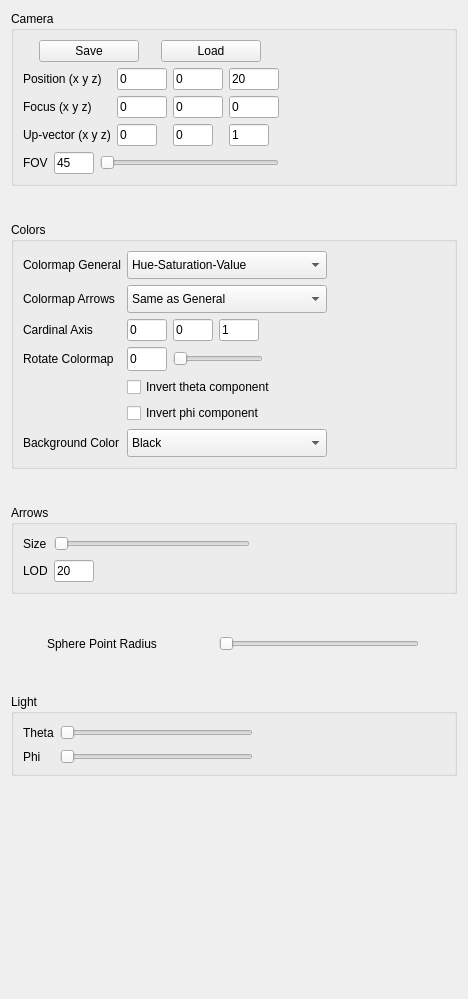
         <widget class="QWidget" name="page_9">
          <property name="geometry">
           <rect>
            <x>0</x>
            <y>0</y>
            <width>468</width>
            <height>999</height>
           </rect>
          </property>
          <attribute name="label">
           <string>Details</string>
          </attribute>
          <layout class="QGridLayout" name="gridLayout_10">
           <item row="2" column="0">
            <spacer name="verticalSpacer_5">
             <property name="orientation">
              <enum>Qt::Vertical</enum>
             </property>
             <property name="sizeType">
              <enum>QSizePolicy::Fixed</enum>
             </property>
             <property name="sizeHint" stdset="0">
              <size>
               <width>20</width>
               <height>30</height>
              </size>
             </property>
            </spacer>
           </item>
           <item row="1" column="0">
            <widget class="QGroupBox" name="groupBox_12">
             <property name="title">
              <string>Camera</string>
             </property>
             <layout class="QGridLayout" name="gridLayout_60">
              <item row="1" column="0">
               <layout class="QGridLayout" name="gridLayout_63">
                <item row="1" column="0">
                 <widget class="QLabel" name="label_52">
                  <property name="maximumSize">
                   <size>
                    <width>100</width>
                    <height>16777215</height>
                   </size>
                  </property>
                  <property name="text">
                   <string>Focus (x y z)</string>
                  </property>
                 </widget>
                </item>
                <item row="0" column="0">
                 <widget class="QLabel" name="label_51">
                  <property name="maximumSize">
                   <size>
                    <width>100</width>
                    <height>16777215</height>
                   </size>
                  </property>
                  <property name="text">
                   <string>Position (x y z)</string>
                  </property>
                 </widget>
                </item>
                <item row="1" column="3">
                 <widget class="QLineEdit" name="lineEdit_camera_focus_z">
                  <property name="maximumSize">
                   <size>
                    <width>50</width>
                    <height>16777215</height>
                   </size>
                  </property>
                  <property name="text">
                   <string>0</string>
                  </property>
                 </widget>
                </item>
                <item row="0" column="1">
                 <widget class="QLineEdit" name="lineEdit_camera_pos_x">
                  <property name="maximumSize">
                   <size>
                    <width>50</width>
                    <height>16777215</height>
                   </size>
                  </property>
                  <property name="text">
                   <string>0</string>
                  </property>
                 </widget>
                </item>
                <item row="0" column="2">
                 <widget class="QLineEdit" name="lineEdit_camera_pos_y">
                  <property name="maximumSize">
                   <size>
                    <width>50</width>
                    <height>16777215</height>
                   </size>
                  </property>
                  <property name="text">
                   <string>0</string>
                  </property>
                 </widget>
                </item>
                <item row="0" column="3">
                 <widget class="QLineEdit" name="lineEdit_camera_pos_z">
                  <property name="maximumSize">
                   <size>
                    <width>50</width>
                    <height>16777215</height>
                   </size>
                  </property>
                  <property name="text">
                   <string>20</string>
                  </property>
                 </widget>
                </item>
                <item row="1" column="2">
                 <widget class="QLineEdit" name="lineEdit_camera_focus_y">
                  <property name="maximumSize">
                   <size>
                    <width>50</width>
                    <height>16777215</height>
                   </size>
                  </property>
                  <property name="text">
                   <string>0</string>
                  </property>
                 </widget>
                </item>
                <item row="1" column="1">
                 <widget class="QLineEdit" name="lineEdit_camera_focus_x">
                  <property name="maximumSize">
                   <size>
                    <width>50</width>
                    <height>16777215</height>
                   </size>
                  </property>
                  <property name="text">
                   <string>0</string>
                  </property>
                 </widget>
                </item>
                <item row="2" column="0">
                 <widget class="QLabel" name="label_53">
                  <property name="maximumSize">
                   <size>
                    <width>100</width>
                    <height>16777215</height>
                   </size>
                  </property>
                  <property name="text">
                   <string>Up-vector (x y z)</string>
                  </property>
                 </widget>
                </item>
                <item row="2" column="1">
                 <widget class="QLineEdit" name="lineEdit_camera_upvector_x">
                  <property name="maximumSize">
                   <size>
                    <width>40</width>
                    <height>16777215</height>
                   </size>
                  </property>
                  <property name="text">
                   <string>0</string>
                  </property>
                 </widget>
                </item>
                <item row="2" column="2">
                 <widget class="QLineEdit" name="lineEdit_camera_upvector_y">
                  <property name="maximumSize">
                   <size>
                    <width>40</width>
                    <height>16777215</height>
                   </size>
                  </property>
                  <property name="text">
                   <string>0</string>
                  </property>
                 </widget>
                </item>
                <item row="2" column="3">
                 <widget class="QLineEdit" name="lineEdit_camera_upvector_z">
                  <property name="maximumSize">
                   <size>
                    <width>40</width>
                    <height>16777215</height>
                   </size>
                  </property>
                  <property name="text">
                   <string>1</string>
                  </property>
                 </widget>
                </item>
               </layout>
              </item>
              <item row="1" column="4">
               <spacer name="horizontalSpacer_19">
                <property name="orientation">
                 <enum>Qt::Horizontal</enum>
                </property>
                <property name="sizeHint" stdset="0">
                 <size>
                  <width>40</width>
                  <height>20</height>
                 </size>
                </property>
               </spacer>
              </item>
              <item row="3" column="0">
               <layout class="QGridLayout" name="gridLayout_12">
                <item row="0" column="2">
                 <widget class="QSlider" name="horizontalSlider_camera_fov">
                  <property name="orientation">
                   <enum>Qt::Horizontal</enum>
                  </property>
                 </widget>
                </item>
                <item row="0" column="0">
                 <widget class="QLabel" name="label_49">
                  <property name="text">
                   <string>FOV</string>
                  </property>
                 </widget>
                </item>
                <item row="0" column="1">
                 <widget class="QLineEdit" name="lineEdit_camera_fov">
                  <property name="maximumSize">
                   <size>
                    <width>40</width>
                    <height>16777215</height>
                   </size>
                  </property>
                  <property name="text">
                   <string>45</string>
                  </property>
                 </widget>
                </item>
               </layout>
              </item>
              <item row="0" column="0">
               <layout class="QGridLayout" name="gridLayout_62">
                <item row="0" column="0">
                 <widget class="QPushButton" name="pushButton_save_camera">
                  <property name="maximumSize">
                   <size>
                    <width>100</width>
                    <height>16777215</height>
                   </size>
                  </property>
                  <property name="text">
                   <string>Save</string>
                  </property>
                 </widget>
                </item>
                <item row="0" column="1">
                 <widget class="QPushButton" name="pushButton_load_camera">
                  <property name="maximumSize">
                   <size>
                    <width>100</width>
                    <height>16777215</height>
                   </size>
                  </property>
                  <property name="text">
                   <string>Load</string>
                  </property>
                 </widget>
                </item>
               </layout>
              </item>
             </layout>
            </widget>
           </item>
           <item row="9" column="0">
            <spacer name="verticalSpacer_2">
             <property name="orientation">
              <enum>Qt::Vertical</enum>
             </property>
             <property name="sizeType">
              <enum>QSizePolicy::Fixed</enum>
             </property>
             <property name="sizeHint" stdset="0">
              <size>
               <width>20</width>
               <height>30</height>
              </size>
             </property>
            </spacer>
           </item>
           <item row="5" column="0">
            <spacer name="verticalSpacer_3">
             <property name="orientation">
              <enum>Qt::Vertical</enum>
             </property>
             <property name="sizeType">
              <enum>QSizePolicy::Fixed</enum>
             </property>
             <property name="sizeHint" stdset="0">
              <size>
               <width>20</width>
               <height>30</height>
              </size>
             </property>
            </spacer>
           </item>
           <item row="7" column="0">
            <spacer name="verticalSpacer_4">
             <property name="orientation">
              <enum>Qt::Vertical</enum>
             </property>
             <property name="sizeType">
              <enum>QSizePolicy::Fixed</enum>
             </property>
             <property name="sizeHint" stdset="0">
              <size>
               <width>20</width>
               <height>30</height>
              </size>
             </property>
            </spacer>
           </item>
           <item row="17" column="0">
            <spacer name="verticalSpacer_16">
             <property name="orientation">
              <enum>Qt::Vertical</enum>
             </property>
             <property name="sizeType">
              <enum>QSizePolicy::Expanding</enum>
             </property>
             <property name="sizeHint" stdset="0">
              <size>
               <width>20</width>
               <height>40</height>
              </size>
             </property>
            </spacer>
           </item>
           <item row="3" column="0">
            <widget class="QGroupBox" name="groupBox_2">
             <property name="minimumSize">
              <size>
               <width>0</width>
               <height>220</height>
              </size>
             </property>
             <property name="title">
              <string>Colors</string>
             </property>
             <layout class="QGridLayout" name="gridLayout_52">
              <item row="0" column="0">
               <widget class="QLabel" name="label_37">
                <property name="text">
                 <string>Colormap General</string>
                </property>
               </widget>
              </item>
              <item row="4" column="0">
               <widget class="QLabel" name="label_61">
                <property name="text">
                 <string>Rotate Colormap</string>
                </property>
               </widget>
              </item>
              <item row="4" column="1">
               <layout class="QGridLayout" name="gridLayout_82">
                <item row="0" column="1">
                 <widget class="QSlider" name="horizontalSlider_colormap_rotate_phi">
                  <property name="minimumSize">
                   <size>
                    <width>90</width>
                    <height>0</height>
                   </size>
                  </property>
                  <property name="maximumSize">
                   <size>
                    <width>100</width>
                    <height>16777215</height>
                   </size>
                  </property>
                  <property name="orientation">
                   <enum>Qt::Horizontal</enum>
                  </property>
                 </widget>
                </item>
                <item row="0" column="0">
                 <widget class="QLineEdit" name="lineEdit_colormap_rotate_phi">
                  <property name="minimumSize">
                   <size>
                    <width>0</width>
                    <height>24</height>
                   </size>
                  </property>
                  <property name="maximumSize">
                   <size>
                    <width>40</width>
                    <height>16777215</height>
                   </size>
                  </property>
                  <property name="text">
                   <string>0</string>
                  </property>
                 </widget>
                </item>
                <item row="0" column="2">
                 <spacer name="horizontalSpacer_2">
                  <property name="orientation">
                   <enum>Qt::Horizontal</enum>
                  </property>
                  <property name="sizeHint" stdset="0">
                   <size>
                    <width>40</width>
                    <height>20</height>
                   </size>
                  </property>
                 </spacer>
                </item>
               </layout>
              </item>
              <item row="8" column="0">
               <widget class="QLabel" name="label_38">
                <property name="text">
                 <string>Background Color</string>
                </property>
               </widget>
              </item>
              <item row="7" column="1">
               <widget class="QCheckBox" name="checkBox_colormap_invert_xy">
                <property name="text">
                 <string>Invert phi component</string>
                </property>
               </widget>
              </item>
              <item row="2" column="0">
               <widget class="QLabel" name="label">
                <property name="text">
                 <string>Colormap Arrows</string>
                </property>
               </widget>
              </item>
              <item row="6" column="1">
               <widget class="QCheckBox" name="checkBox_colormap_invert_z">
                <property name="text">
                 <string>Invert theta component</string>
                </property>
               </widget>
              </item>
              <item row="2" column="1">
               <widget class="QComboBox" name="comboBox_colormap_arrows">
                <property name="minimumSize">
                 <size>
                  <width>0</width>
                  <height>28</height>
                 </size>
                </property>
                <item>
                 <property name="text">
                  <string>Same as General</string>
                 </property>
                </item>
                <item>
                 <property name="text">
                  <string>Hue-Saturation-Value</string>
                 </property>
                </item>
                <item>
                 <property name="text">
                  <string>HSV, no z-component</string>
                 </property>
                </item>
                <item>
                 <property name="text">
                  <string>Z-Component: Blue-White-Red</string>
                 </property>
                </item>
                <item>
                 <property name="text">
                  <string>Z-Component: Blue-Green-Red</string>
                 </property>
                </item>
                <item>
                 <property name="text">
                  <string>Z-Component: Blue-Red</string>
                 </property>
                </item>
                <item>
                 <property name="text">
                  <string>White</string>
                 </property>
                </item>
                <item>
                 <property name="text">
                  <string>Gray</string>
                 </property>
                </item>
                <item>
                 <property name="text">
                  <string>Black</string>
                 </property>
                </item>
               </widget>
              </item>
              <item row="8" column="1">
               <widget class="QComboBox" name="comboBox_backgroundColor">
                <property name="minimumSize">
                 <size>
                  <width>0</width>
                  <height>28</height>
                 </size>
                </property>
                <property name="maximumSize">
                 <size>
                  <width>200</width>
                  <height>16777215</height>
                 </size>
                </property>
                <item>
                 <property name="text">
                  <string>Black</string>
                 </property>
                </item>
                <item>
                 <property name="text">
                  <string>Gray</string>
                 </property>
                </item>
                <item>
                 <property name="text">
                  <string>White</string>
                 </property>
                </item>
               </widget>
              </item>
              <item row="0" column="1">
               <widget class="QComboBox" name="comboBox_colormap_general">
                <property name="minimumSize">
                 <size>
                  <width>0</width>
                  <height>28</height>
                 </size>
                </property>
                <property name="maximumSize">
                 <size>
                  <width>200</width>
                  <height>16777215</height>
                 </size>
                </property>
                <item>
                 <property name="text">
                  <string>Hue-Saturation-Value</string>
                 </property>
                </item>
                <item>
                 <property name="text">
                  <string>HSV, no z-component</string>
                 </property>
                </item>
                <item>
                 <property name="text">
                  <string>Z-Component: Blue-White-Red</string>
                 </property>
                </item>
                <item>
                 <property name="text">
                  <string>Z-Component: Blue-Green-Red</string>
                 </property>
                </item>
                <item>
                 <property name="text">
                  <string>Z-Component: Blue-Red</string>
                 </property>
                </item>
                <item>
                 <property name="text">
                  <string>White</string>
                 </property>
                </item>
                <item>
                 <property name="text">
                  <string>Gray</string>
                 </property>
                </item>
                <item>
                 <property name="text">
                  <string>Black</string>
                 </property>
                </item>
               </widget>
              </item>
              <item row="0" column="2">
               <spacer name="horizontalSpacer_39">
                <property name="orientation">
                 <enum>Qt::Horizontal</enum>
                </property>
                <property name="sizeHint" stdset="0">
                 <size>
                  <width>40</width>
                  <height>20</height>
                 </size>
                </property>
               </spacer>
              </item>
              <item row="3" column="0">
               <widget class="QLabel" name="label_2">
                <property name="text">
                 <string>Cardinal Axis</string>
                </property>
               </widget>
              </item>
              <item row="3" column="1">
               <layout class="QGridLayout" name="gridLayout_7">
                <item row="0" column="2">
                 <widget class="QLineEdit" name="lineEdit_cm_axis_z">
                  <property name="maximumSize">
                   <size>
                    <width>40</width>
                    <height>24</height>
                   </size>
                  </property>
                  <property name="text">
                   <string>1</string>
                  </property>
                 </widget>
                </item>
                <item row="0" column="0">
                 <widget class="QLineEdit" name="lineEdit_cm_axis_x">
                  <property name="maximumSize">
                   <size>
                    <width>40</width>
                    <height>24</height>
                   </size>
                  </property>
                  <property name="text">
                   <string>0</string>
                  </property>
                 </widget>
                </item>
                <item row="0" column="1">
                 <widget class="QLineEdit" name="lineEdit_cm_axis_y">
                  <property name="maximumSize">
                   <size>
                    <width>40</width>
                    <height>24</height>
                   </size>
                  </property>
                  <property name="text">
                   <string>0</string>
                  </property>
                 </widget>
                </item>
                <item row="0" column="3">
                 <spacer name="horizontalSpacer">
                  <property name="orientation">
                   <enum>Qt::Horizontal</enum>
                  </property>
                  <property name="sizeHint" stdset="0">
                   <size>
                    <width>40</width>
                    <height>20</height>
                   </size>
                  </property>
                 </spacer>
                </item>
               </layout>
              </item>
             </layout>
            </widget>
           </item>
           <item row="8" column="0">
            <layout class="QGridLayout" name="gridLayout_5">
             <item row="0" column="1">
              <widget class="QSlider" name="horizontalSlider_spherePointSize">
               <property name="minimumSize">
                <size>
                 <width>0</width>
                 <height>25</height>
                </size>
               </property>
               <property name="maximumSize">
                <size>
                 <width>200</width>
                 <height>16777215</height>
                </size>
               </property>
               <property name="orientation">
                <enum>Qt::Horizontal</enum>
               </property>
              </widget>
             </item>
             <item row="0" column="0">
              <widget class="QLabel" name="label_47">
               <property name="minimumSize">
                <size>
                 <width>0</width>
                 <height>28</height>
                </size>
               </property>
               <property name="maximumSize">
                <size>
                 <width>130</width>
                 <height>16777215</height>
                </size>
               </property>
               <property name="text">
                <string>Sphere Point Radius</string>
               </property>
              </widget>
             </item>
            </layout>
           </item>
           <item row="10" column="0">
            <widget class="QGroupBox" name="groupBox_15">
             <property name="title">
              <string>Light</string>
             </property>
             <layout class="QGridLayout" name="gridLayout_58">
              <item row="0" column="1">
               <widget class="QSlider" name="horizontalSlider_light_theta">
                <property name="orientation">
                 <enum>Qt::Horizontal</enum>
                </property>
               </widget>
              </item>
              <item row="2" column="1">
               <widget class="QSlider" name="horizontalSlider_light_phi">
                <property name="orientation">
                 <enum>Qt::Horizontal</enum>
                </property>
               </widget>
              </item>
              <item row="2" column="0">
               <widget class="QLabel" name="label_63">
                <property name="text">
                 <string>Phi</string>
                </property>
               </widget>
              </item>
              <item row="0" column="2">
               <spacer name="horizontalSpacer_43">
                <property name="orientation">
                 <enum>Qt::Horizontal</enum>
                </property>
                <property name="sizeHint" stdset="0">
                 <size>
                  <width>40</width>
                  <height>20</height>
                 </size>
                </property>
               </spacer>
              </item>
              <item row="0" column="0">
               <widget class="QLabel" name="label_62">
                <property name="text">
                 <string>Theta</string>
                </property>
               </widget>
              </item>
             </layout>
            </widget>
           </item>
           <item row="6" column="0">
            <widget class="QGroupBox" name="groupBox">
             <property name="title">
              <string>Arrows</string>
             </property>
             <layout class="QGridLayout" name="gridLayout_66">
              <item row="2" column="0">
               <widget class="QLabel" name="label_35">
                <property name="maximumSize">
                 <size>
                  <width>100</width>
                  <height>16777215</height>
                 </size>
                </property>
                <property name="text">
                 <string>Size</string>
                </property>
               </widget>
              </item>
              <item row="2" column="1">
               <widget class="QSlider" name="horizontalSlider_arrowsize">
                <property name="maximumSize">
                 <size>
                  <width>200</width>
                  <height>16777215</height>
                 </size>
                </property>
                <property name="orientation">
                 <enum>Qt::Horizontal</enum>
                </property>
               </widget>
              </item>
              <item row="3" column="0">
               <widget class="QLabel" name="label_39">
                <property name="text">
                 <string>LOD</string>
                </property>
               </widget>
              </item>
              <item row="3" column="1">
               <widget class="QLineEdit" name="lineEdit_arrows_lod">
                <property name="maximumSize">
                 <size>
                  <width>40</width>
                  <height>16777215</height>
                 </size>
                </property>
                <property name="text">
                 <string>20</string>
                </property>
               </widget>
              </item>
              <item row="2" column="2">
               <spacer name="horizontalSpacer_38">
                <property name="orientation">
                 <enum>Qt::Horizontal</enum>
                </property>
                <property name="sizeHint" stdset="0">
                 <size>
                  <width>40</width>
                  <height>20</height>
                 </size>
                </property>
               </spacer>
              </item>
             </layout>
            </widget>
           </item>
          </layout>
         </widget>
